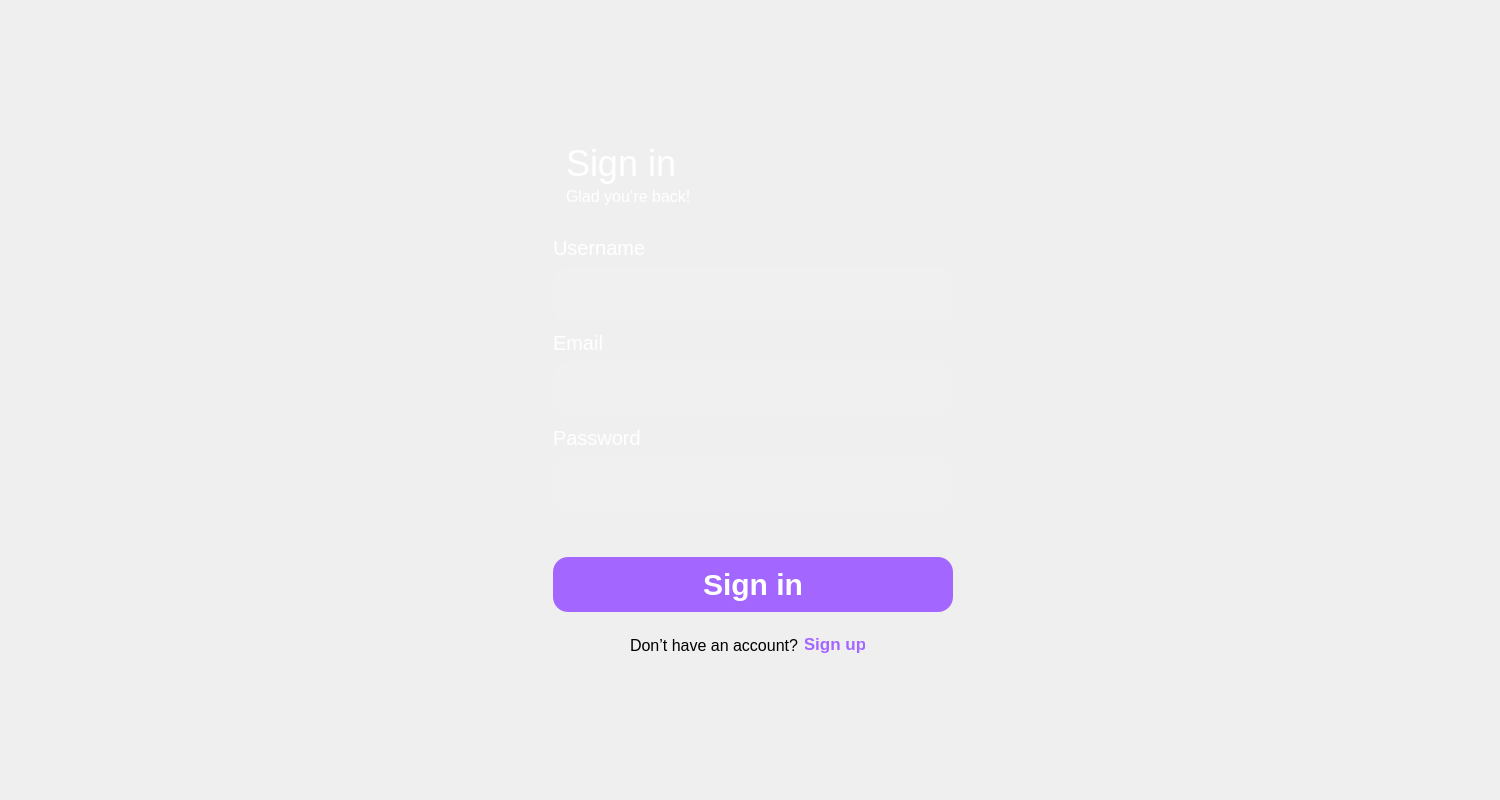
<?xml version="1.0" encoding="UTF-8"?>
<ui version="4.0">
 <class>signinForm</class>
 <widget class="QDialog" name="signinForm">
  <property name="geometry">
   <rect>
    <x>0</x>
    <y>0</y>
    <width>1500</width>
    <height>800</height>
   </rect>
  </property>
  <property name="windowTitle">
   <string>Dialog</string>
  </property>
  <widget class="QLabel" name="background">
   <property name="geometry">
    <rect>
     <x>0</x>
     <y>0</y>
     <width>1500</width>
     <height>800</height>
    </rect>
   </property>
   <property name="font">
    <font>
     <pointsize>8</pointsize>
    </font>
   </property>
   <property name="text">
    <string/>
   </property>
  </widget>
  <widget class="QLabel" name="Signin">
   <property name="geometry">
    <rect>
     <x>566</x>
     <y>143</y>
     <width>131</width>
     <height>41</height>
    </rect>
   </property>
   <property name="font">
    <font>
     <family>Arial</family>
     <pointsize>-1</pointsize>
     <italic>false</italic>
     <bold>false</bold>
    </font>
   </property>
   <property name="styleSheet">
    <string notr="true">font:36px;
color:white;
font-weight:600pt;
</string>
   </property>
   <property name="text">
    <string>Sign in</string>
   </property>
  </widget>
  <widget class="QLabel" name="usernameText">
   <property name="geometry">
    <rect>
     <x>553</x>
     <y>240</y>
     <width>91</width>
     <height>16</height>
    </rect>
   </property>
   <property name="font">
    <font>
     <family>Arial</family>
     <pointsize>-1</pointsize>
     <italic>false</italic>
     <bold>false</bold>
    </font>
   </property>
   <property name="styleSheet">
    <string notr="true">font:20px;
color:white;
font-weight:400pt;</string>
   </property>
   <property name="text">
    <string>Username</string>
   </property>
  </widget>
  <widget class="QLabel" name="gladyoure">
   <property name="geometry">
    <rect>
     <x>566</x>
     <y>186</y>
     <width>221</width>
     <height>21</height>
    </rect>
   </property>
   <property name="font">
    <font>
     <family>Arial</family>
     <pointsize>-1</pointsize>
     <italic>false</italic>
     <bold>false</bold>
    </font>
   </property>
   <property name="styleSheet">
    <string notr="true">font:16px;
color:white;
font-weight:500pt;</string>
   </property>
   <property name="text">
    <string>Glad you’re back!</string>
   </property>
  </widget>
  <widget class="QLabel" name="emailText">
   <property name="geometry">
    <rect>
     <x>553</x>
     <y>335</y>
     <width>58</width>
     <height>16</height>
    </rect>
   </property>
   <property name="font">
    <font>
     <family>Arial</family>
     <pointsize>-1</pointsize>
     <italic>false</italic>
     <bold>false</bold>
    </font>
   </property>
   <property name="styleSheet">
    <string notr="true">font:20px;
color:white;
font-weight:400pt;</string>
   </property>
   <property name="text">
    <string>Email</string>
   </property>
  </widget>
  <widget class="QLabel" name="passwordText">
   <property name="geometry">
    <rect>
     <x>553</x>
     <y>430</y>
     <width>91</width>
     <height>16</height>
    </rect>
   </property>
   <property name="font">
    <font>
     <family>Arial</family>
     <pointsize>-1</pointsize>
     <italic>false</italic>
     <bold>false</bold>
    </font>
   </property>
   <property name="styleSheet">
    <string notr="true">font:20px;
color:white;
font-weight:400pt;</string>
   </property>
   <property name="text">
    <string>Password</string>
   </property>
  </widget>
  <widget class="QLabel" name="donthave">
   <property name="geometry">
    <rect>
     <x>630</x>
     <y>637</y>
     <width>181</width>
     <height>16</height>
    </rect>
   </property>
   <property name="font">
    <font>
     <family>Arial</family>
     <pointsize>-1</pointsize>
     <italic>false</italic>
     <bold>false</bold>
    </font>
   </property>
   <property name="styleSheet">
    <string notr="true">font:16px;
color:black;
font-weight:500pt;</string>
   </property>
   <property name="text">
    <string>Don’t have an account?</string>
   </property>
  </widget>
  <widget class="QLineEdit" name="username">
   <property name="geometry">
    <rect>
     <x>553</x>
     <y>267</y>
     <width>400</width>
     <height>55</height>
    </rect>
   </property>
   <property name="styleSheet">
    <string notr="true">background-color: rgba(255, 255, 255, 13);
border: 5px;
border-color: rgb(255, 255, 255);
border-radius: 15px;
font: 20px;</string>
   </property>
  </widget>
  <widget class="QPushButton" name="signupButton">
   <property name="geometry">
    <rect>
     <x>805</x>
     <y>631</y>
     <width>60</width>
     <height>25</height>
    </rect>
   </property>
   <property name="styleSheet">
    <string notr="true">QPushButton{
	font: 17px;
	background-color: transparent;
	color: #A366FF;
	font-weight:bold;
	border:  none;
}
QPushButton:hover{
	color: #8BB5FF;
}</string>
   </property>
   <property name="text">
    <string>Sign up</string>
   </property>
  </widget>
  <widget class="QPushButton" name="signinButton">
   <property name="geometry">
    <rect>
     <x>553</x>
     <y>557</y>
     <width>400</width>
     <height>55</height>
    </rect>
   </property>
   <property name="styleSheet">
    <string notr="true">QPushButton{
	font: 30px;
	background-color: #A366FF;
	color: white;
	border-radius: 15px;
	font-weight:bold;
}
QPushButton:hover{
	color: white;
	background-color: #8BB5FF;
}</string>
   </property>
   <property name="text">
    <string>Sign in</string>
   </property>
  </widget>
  <widget class="QLineEdit" name="email">
   <property name="geometry">
    <rect>
     <x>553</x>
     <y>362</y>
     <width>400</width>
     <height>55</height>
    </rect>
   </property>
   <property name="styleSheet">
    <string notr="true">background-color: rgba(255, 255, 255, 13);
border: 5px;
border-color: rgb(255, 255, 255);
border-radius: 15px;
font: 20px;</string>
   </property>
  </widget>
  <widget class="QLineEdit" name="password">
   <property name="geometry">
    <rect>
     <x>553</x>
     <y>457</y>
     <width>400</width>
     <height>55</height>
    </rect>
   </property>
   <property name="styleSheet">
    <string notr="true">background-color: rgba(255, 255, 255, 13);
border: 5px;
border-color: rgb(255, 255, 255);
border-radius: 15px;
font: 20px;</string>
   </property>
  </widget>
  <widget class="QLabel" name="warning">
   <property name="geometry">
    <rect>
     <x>650</x>
     <y>520</y>
     <width>241</width>
     <height>31</height>
    </rect>
   </property>
   <property name="font">
    <font>
     <family>Arial</family>
     <pointsize>14</pointsize>
     <fontweight>Light</fontweight>
    </font>
   </property>
   <property name="styleSheet">
    <string notr="true">color:red;
</string>
   </property>
   <property name="text">
    <string/>
   </property>
  </widget>
 </widget>
 <resources/>
 <connections/>
</ui>
